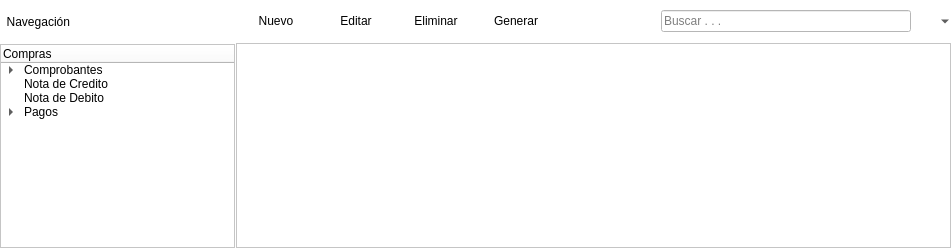
<?xml version="1.0" encoding="UTF-8"?>
<ui version="4.0">
 <class>ui_module_compras</class>
 <widget class="QWidget" name="ui_module_compras">
  <property name="geometry">
   <rect>
    <x>0</x>
    <y>0</y>
    <width>951</width>
    <height>248</height>
   </rect>
  </property>
  <property name="windowTitle">
   <string>Form</string>
  </property>
  <property name="styleSheet">
   <string notr="true">background-color: rgb(255, 255, 255);</string>
  </property>
  <layout class="QGridLayout" name="gridLayout">
   <property name="margin">
    <number>0</number>
   </property>
   <property name="spacing">
    <number>0</number>
   </property>
   <item row="1" column="0">
    <widget class="QSplitter" name="splitter">
     <property name="lineWidth">
      <number>1</number>
     </property>
     <property name="orientation">
      <enum>Qt::Horizontal</enum>
     </property>
     <property name="handleWidth">
      <number>1</number>
     </property>
     <widget class="QWidget" name="layoutWidget_7">
      <layout class="QVBoxLayout" name="verticalLayout_7">
       <property name="spacing">
        <number>10</number>
       </property>
       <item>
        <spacer name="verticalSpacer">
         <property name="orientation">
          <enum>Qt::Vertical</enum>
         </property>
         <property name="sizeType">
          <enum>QSizePolicy::Fixed</enum>
         </property>
         <property name="sizeHint" stdset="0">
          <size>
           <width>20</width>
           <height>10</height>
          </size>
         </property>
        </spacer>
       </item>
       <item>
        <widget class="QLabel" name="label_4">
         <property name="sizePolicy">
          <sizepolicy hsizetype="Expanding" vsizetype="Preferred">
           <horstretch>0</horstretch>
           <verstretch>0</verstretch>
          </sizepolicy>
         </property>
         <property name="minimumSize">
          <size>
           <width>0</width>
           <height>24</height>
          </size>
         </property>
         <property name="text">
          <string>  Navegación </string>
         </property>
         <property name="alignment">
          <set>Qt::AlignLeading|Qt::AlignLeft|Qt::AlignVCenter</set>
         </property>
        </widget>
       </item>
       <item>
        <widget class="QTreeWidget" name="treeWidget_compras">
         <property name="sizePolicy">
          <sizepolicy hsizetype="Expanding" vsizetype="Expanding">
           <horstretch>0</horstretch>
           <verstretch>0</verstretch>
          </sizepolicy>
         </property>
         <property name="headerHidden">
          <bool>false</bool>
         </property>
         <property name="expandsOnDoubleClick">
          <bool>true</bool>
         </property>
         <column>
          <property name="text">
           <string>Compras</string>
          </property>
         </column>
         <item>
          <property name="text">
           <string>Comprobantes</string>
          </property>
          <item>
           <property name="text">
            <string>Orden</string>
           </property>
          </item>
          <item>
           <property name="text">
            <string>Guia RR</string>
           </property>
          </item>
          <item>
           <property name="text">
            <string>Flete</string>
           </property>
          </item>
          <item>
           <property name="text">
            <string>Factura</string>
           </property>
          </item>
         </item>
         <item>
          <property name="text">
           <string>Nota de Credito</string>
          </property>
         </item>
         <item>
          <property name="text">
           <string>Nota de Debito</string>
          </property>
         </item>
         <item>
          <property name="text">
           <string>Pagos</string>
          </property>
          <item>
           <property name="text">
            <string>Letras</string>
           </property>
          </item>
         </item>
        </widget>
       </item>
      </layout>
     </widget>
     <widget class="QWidget" name="layoutWidget_8">
      <layout class="QVBoxLayout" name="verticalLayout_8">
       <property name="spacing">
        <number>10</number>
       </property>
       <item>
        <spacer name="verticalSpacer_2">
         <property name="orientation">
          <enum>Qt::Vertical</enum>
         </property>
         <property name="sizeType">
          <enum>QSizePolicy::Fixed</enum>
         </property>
         <property name="sizeHint" stdset="0">
          <size>
           <width>20</width>
           <height>10</height>
          </size>
         </property>
        </spacer>
       </item>
       <item>
        <layout class="QHBoxLayout" name="horizontalLayout_4">
         <property name="spacing">
          <number>0</number>
         </property>
         <property name="leftMargin">
          <number>0</number>
         </property>
         <item>
          <widget class="QPushButton" name="pushButton_nuevo">
           <property name="sizePolicy">
            <sizepolicy hsizetype="Fixed" vsizetype="Fixed">
             <horstretch>0</horstretch>
             <verstretch>0</verstretch>
            </sizepolicy>
           </property>
           <property name="styleSheet">
            <string notr="true"/>
           </property>
           <property name="text">
            <string>Nuevo</string>
           </property>
           <property name="icon">
            <iconset resource="Icons.qrc">
             <normaloff>:/Iconos/Iconos/Black_New-Page.png</normaloff>:/Iconos/Iconos/Black_New-Page.png</iconset>
           </property>
           <property name="iconSize">
            <size>
             <width>16</width>
             <height>16</height>
            </size>
           </property>
           <property name="autoDefault">
            <bool>false</bool>
           </property>
           <property name="default">
            <bool>false</bool>
           </property>
           <property name="flat">
            <bool>true</bool>
           </property>
          </widget>
         </item>
         <item>
          <widget class="QPushButton" name="pushButton_editar">
           <property name="sizePolicy">
            <sizepolicy hsizetype="Fixed" vsizetype="Fixed">
             <horstretch>0</horstretch>
             <verstretch>0</verstretch>
            </sizepolicy>
           </property>
           <property name="styleSheet">
            <string notr="true"/>
           </property>
           <property name="text">
            <string>Editar</string>
           </property>
           <property name="icon">
            <iconset resource="Icons.qrc">
             <normaloff>:/Iconos/Iconos/doc_edit.png</normaloff>:/Iconos/Iconos/doc_edit.png</iconset>
           </property>
           <property name="iconSize">
            <size>
             <width>16</width>
             <height>16</height>
            </size>
           </property>
           <property name="flat">
            <bool>true</bool>
           </property>
          </widget>
         </item>
         <item>
          <widget class="QPushButton" name="pushButton_eliminar">
           <property name="sizePolicy">
            <sizepolicy hsizetype="Fixed" vsizetype="Fixed">
             <horstretch>0</horstretch>
             <verstretch>0</verstretch>
            </sizepolicy>
           </property>
           <property name="styleSheet">
            <string notr="true"/>
           </property>
           <property name="text">
            <string>Eliminar</string>
           </property>
           <property name="icon">
            <iconset resource="Icons.qrc">
             <normaloff>:/Iconos/Iconos/trash.png</normaloff>:/Iconos/Iconos/trash.png</iconset>
           </property>
           <property name="iconSize">
            <size>
             <width>16</width>
             <height>16</height>
            </size>
           </property>
           <property name="flat">
            <bool>true</bool>
           </property>
          </widget>
         </item>
         <item>
          <widget class="QPushButton" name="pushButton_generar">
           <property name="text">
            <string>Generar</string>
           </property>
           <property name="flat">
            <bool>true</bool>
           </property>
          </widget>
         </item>
         <item>
          <spacer name="horizontalSpacer_6">
           <property name="orientation">
            <enum>Qt::Horizontal</enum>
           </property>
           <property name="sizeHint" stdset="0">
            <size>
             <width>168</width>
             <height>18</height>
            </size>
           </property>
          </spacer>
         </item>
         <item>
          <widget class="QLineEdit" name="lineEdit_buscar">
           <property name="sizePolicy">
            <sizepolicy hsizetype="Expanding" vsizetype="Fixed">
             <horstretch>0</horstretch>
             <verstretch>0</verstretch>
            </sizepolicy>
           </property>
           <property name="minimumSize">
            <size>
             <width>250</width>
             <height>0</height>
            </size>
           </property>
           <property name="maximumSize">
            <size>
             <width>250</width>
             <height>16777215</height>
            </size>
           </property>
           <property name="statusTip">
            <string/>
           </property>
           <property name="text">
            <string/>
           </property>
           <property name="frame">
            <bool>true</bool>
           </property>
           <property name="echoMode">
            <enum>QLineEdit::NoEcho</enum>
           </property>
           <property name="alignment">
            <set>Qt::AlignLeading|Qt::AlignLeft|Qt::AlignVCenter</set>
           </property>
           <property name="dragEnabled">
            <bool>false</bool>
           </property>
           <property name="placeholderText">
            <string>Buscar . . .</string>
           </property>
          </widget>
         </item>
         <item>
          <widget class="QToolButton" name="toolButton_search">
           <property name="text">
            <string/>
           </property>
           <property name="icon">
            <iconset resource="Icons.qrc">
             <normaloff>:/Iconos/Iconos/Search_1.png</normaloff>:/Iconos/Iconos/Search_1.png</iconset>
           </property>
           <property name="iconSize">
            <size>
             <width>20</width>
             <height>16</height>
            </size>
           </property>
           <property name="popupMode">
            <enum>QToolButton::MenuButtonPopup</enum>
           </property>
           <property name="autoRaise">
            <bool>true</bool>
           </property>
           <property name="arrowType">
            <enum>Qt::NoArrow</enum>
           </property>
          </widget>
         </item>
        </layout>
       </item>
       <item>
        <widget class="QTableView" name="tableView_compras">
         <property name="alternatingRowColors">
          <bool>true</bool>
         </property>
         <property name="selectionMode">
          <enum>QAbstractItemView::MultiSelection</enum>
         </property>
         <property name="selectionBehavior">
          <enum>QAbstractItemView::SelectRows</enum>
         </property>
         <property name="showGrid">
          <bool>false</bool>
         </property>
         <property name="gridStyle">
          <enum>Qt::NoPen</enum>
         </property>
        </widget>
       </item>
      </layout>
     </widget>
    </widget>
   </item>
  </layout>
 </widget>
 <resources>
  <include location="Icons.qrc"/>
 </resources>
 <connections/>
</ui>
